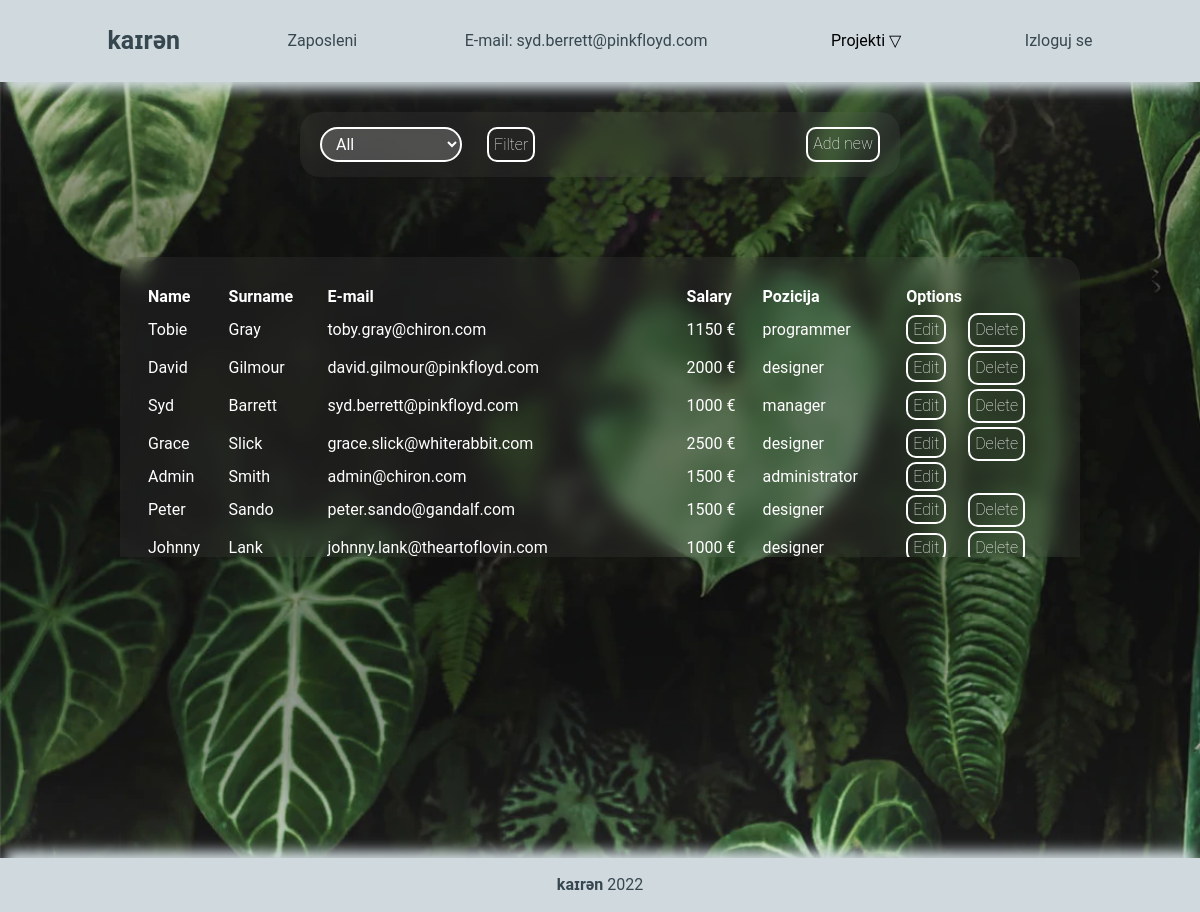
/dashboard/zaposleni.php (signed in), run on the app's committed database.
### tables this page shows
CREATE TABLE IF NOT EXISTS `zaposleni` (
  `id` int(11) NOT NULL AUTO_INCREMENT,
  `name` varchar(255) NOT NULL,
  `surname` varchar(255) NOT NULL,
  `email` varchar(255) NOT NULL,
  `password` varchar(255) DEFAULT NULL,
  `position_id` int(11) NOT NULL DEFAULT '1',
  `salary` int(11) NOT NULL,
  PRIMARY KEY (`id`),
  KEY `position_id` (`position_id`)
);

CREATE TABLE IF NOT EXISTS `pozicija` (
  `pozicija_id` int(11) NOT NULL AUTO_INCREMENT,
  `pozicija_name` varchar(255) NOT NULL,
  `permissions` text,
  PRIMARY KEY (`pozicija_id`)
);

### classes/zaposleni_klasa.php (the view, shortened to what this page needs)
<?php
class Zaposleni {
    public $name;
    public $surname;
    public $email;
    public $position;
    public $salary;
    public $id;
    public $display;
    function __construct($row){
        $this->name = $row['name'];
        $this->surname = $row['surname'];
        $this->email = $row['email'];
        $this->salary = $row['salary'];
        $this->id = $row['id'];
        $this->position = $row['pozicija_name'];
    }
    public function prikazi_radnika($type) {
        if($type=='lista'):
            if($this->position == 'administrator'):
                $this->display = 'none';
            endif;
            echo
        "<tr>
            <td>$this->name</td>
            <td>$this->surname</td>
            <td>$this->email</td>
            <td>$this->salary €</td>
            <td>$this->position</td>
            <td style='width:60px'><a href='edit_employee.php?id=$this->id' class='btn'>Edit</a></td>
            <td>
            <form style='display : $this->display' name='delete' action='' method='POST'>
                <input type='hidden' name='id_to_delete' value='$this->id' >
                <input type='submit' name='delete' value='Delete' class='btn'>
            </form>
        </td>
        </tr>";
        endif;
    }
}
?>

### dashboard/zaposleni.php (shortened to what this page needs)
<?php
include '../config/db_connection.php';
include '../classes/zaposleni_klasa.php';
if(isset($_GET['select_position'])):
    $position = $_GET['select_position'];
    if($position == 'All'):
        $sql = 'SELECT zaposleni.name,surname,email,position_id,salary,zaposleni.id,pozicija.pozicija_name FROM zaposleni JOIN pozicija ON zaposleni.position_id = pozicija.pozicija_id';
    else:
        $sql = "SELECT zaposleni.name,surname,email,position_id,salary,zaposleni.id,pozicija.pozicija_name FROM zaposleni JOIN pozicija ON zaposleni.position_id = pozicija.pozicija_id WHERE pozicija.pozicija_name = '$position'";
    endif;
else:
    $sql = 'SELECT zaposleni.name,surname,email,position_id,salary,zaposleni.id,pozicija.pozicija_name FROM zaposleni JOIN pozicija ON zaposleni.position_id = pozicija.pozicija_id';
endif;
$result = mysqli_query($connection, $sql);
$zaposleni = mysqli_fetch_all($result, MYSQLI_ASSOC);
?>
<!DOCTYPE html>
<html lang="en">
<?php include '../templates/header.php' ?>
<body>
<?php include '../templates/navigation.php' ?>
<div class="container zaposleni__controls">
    <form action="" class='form-select'>
        <select name="select_position" id="" class="form-select__select">
            <option value='All' class="form-select__option">All</option>
        </select>
        <input type="submit" value="Filter" class="btn">
    </form>
    <a href="new_employee.php" class="btn">Add new</a>
</div>
<div class="table-container">
    <table class="zaposleni__table">
        <thead>
            <th>Name</th>
            <th>Surname</th>
            <th>E-mail</th>
            <th>Salary</th>
            <th>Pozicija</th>
            <th colspan="2">Options</th>
        </thead>
        <tbody>
            <?php foreach($zaposleni as $row):
                $radnik = new Zaposleni($row);
                $radnik->prikazi_radnika('lista');
            endforeach; ?>
        </tbody>
    </table>
</div>
<?php include '../templates/footer.php' ?>
</body>
</html>

### assets/style.css (style rules this page uses)
*, *::before, *::after { box-sizing: border-box; }
* { margin: 0; }
a, a:focus, a:visited, a:hover { text-decoration: none; }
body { min-height: 100vh; text-rendering: optimizeSpeed; line-height: 1.5; font-family: 'Roboto', sans-serif; background-color: rgba(255, 255, 255, 0.05); background-image: url('background-image.jpg'), url('background-image.png'); background-size: cover; background-repeat:no-repeat; overflow-y:hidden; }
input, button, textarea, select { font: inherit; }
.btn { color: white; font-weight:lighter; background: transparent; border: solid white 2px; border-radius: 10px; padding: 3px 5px; cursor: pointer; }
.container { width:fit-content; margin: 30px auto; backdrop-filter: blur(10px); background-color: rgba(255, 255, 255, 0.05); padding: 15px 20px; border-radius: 20px; color: white; }
.zaposleni__controls { display: flex; justify-content: space-between; gap: 15px; width: 50%; }
.form-select { text-transform: capitalize; display: flex; gap: 25px; }
.form-select__select { background-color: rgba(255, 255, 255, 0.20); border: solid white 2px; padding: 5px 10px; color: white; border-radius: 20px; text-transform: capitalize; width: 100%; }
.form-select__option { text-transform: capitalize; background-color: grey; }
.zaposleni__table { color: white; backdrop-filter: blur(10px); background-color: rgba(255, 255, 255, 0.05); padding: 25px; margin: 50px auto 0 auto; width: 80%; border-radius: 20px; overflow-x: scroll; }
.zaposleni__table thead { text-align: left; }
.table-container { width: 100%; height: 350px; overflow-y: AUTO; }

### data on the page
zaposleni: name "Tobie", surname "Gray", email "toby.gray@chiron.com", salary "1150", position.pozicija_name "programmer"
zaposleni: name "David", surname "Gilmour", email "david.gilmour@pinkfloyd.com", salary "2000", position.pozicija_name "designer"
zaposleni: name "Syd", surname "Barrett", email "syd.berrett@pinkfloyd.com", salary "1000", position.pozicija_name "manager"
zaposleni: name "Grace", surname "Slick", email "grace.slick@whiterabbit.com", salary "2500", position.pozicija_name "designer"
zaposleni: name "Admin", surname "Smith", email "admin@chiron.com", salary "1500", position.pozicija_name "administrator"
zaposleni: name "Peter", surname "Sando", email "peter.sando@gandalf.com", salary "1500", position.pozicija_name "designer"
zaposleni: name "Johnny", surname "Lank", email "johnny.lank@theartoflovin.com", salary "1000", position.pozicija_name "designer"

### other printed values
$_SESSION['email'] "syd.berrett@pinkfloyd.com"
